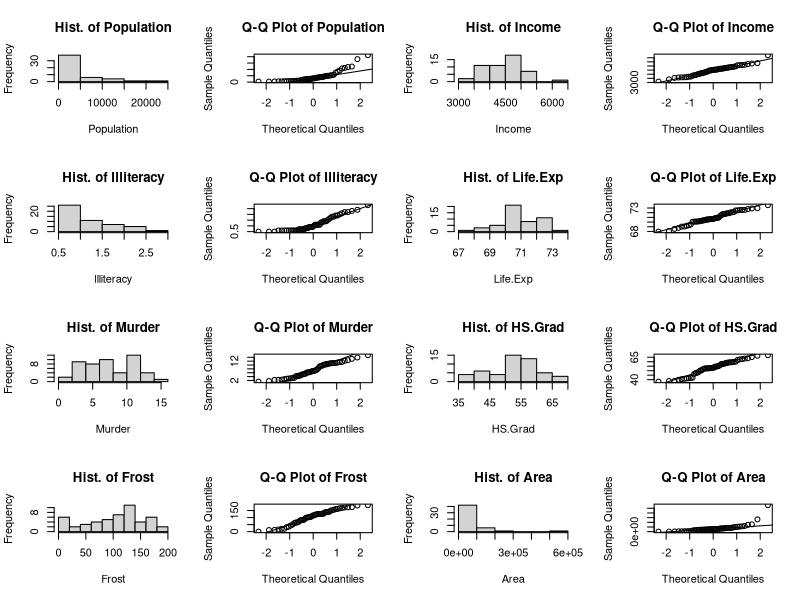
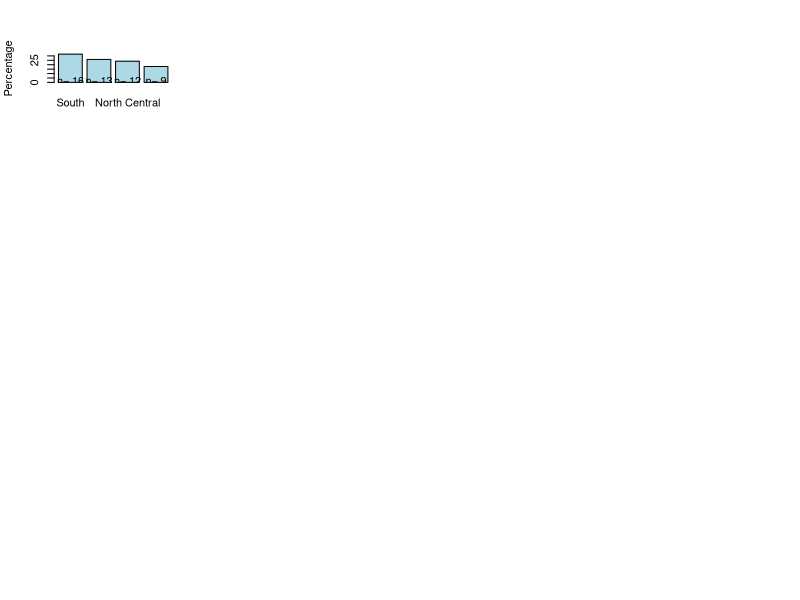
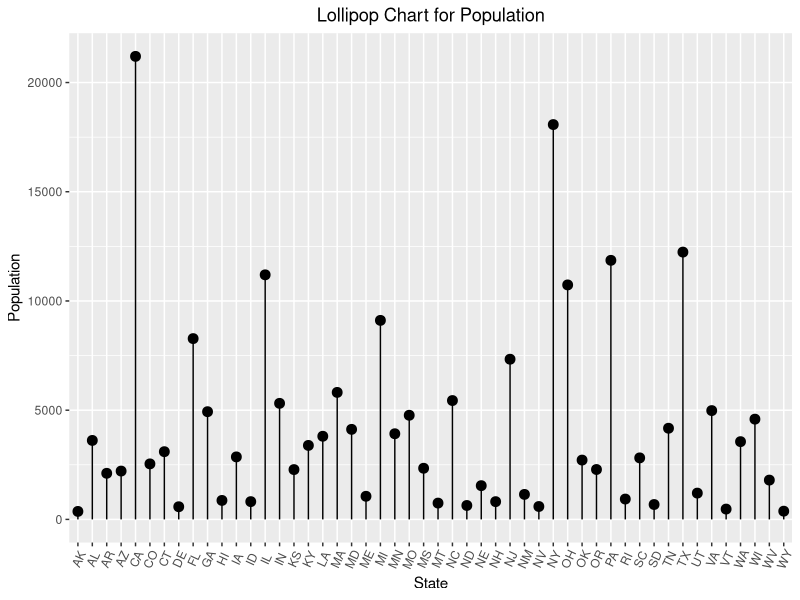
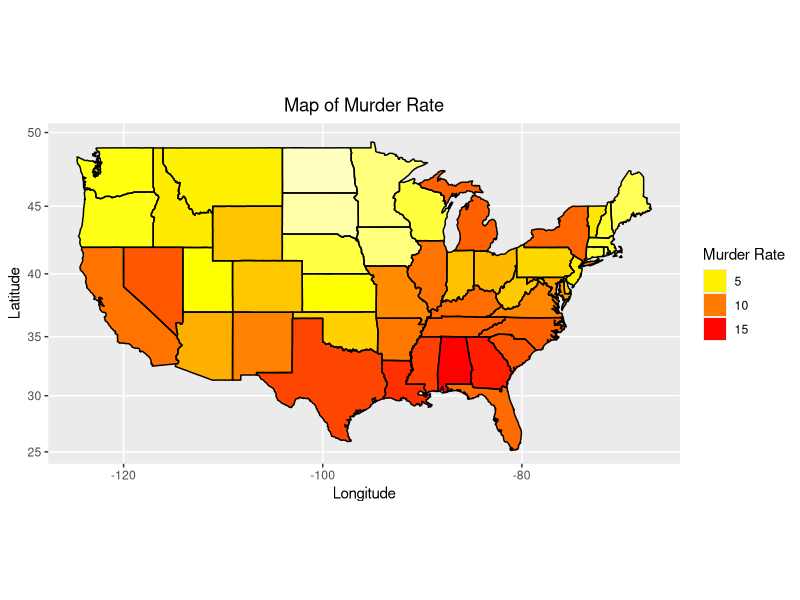
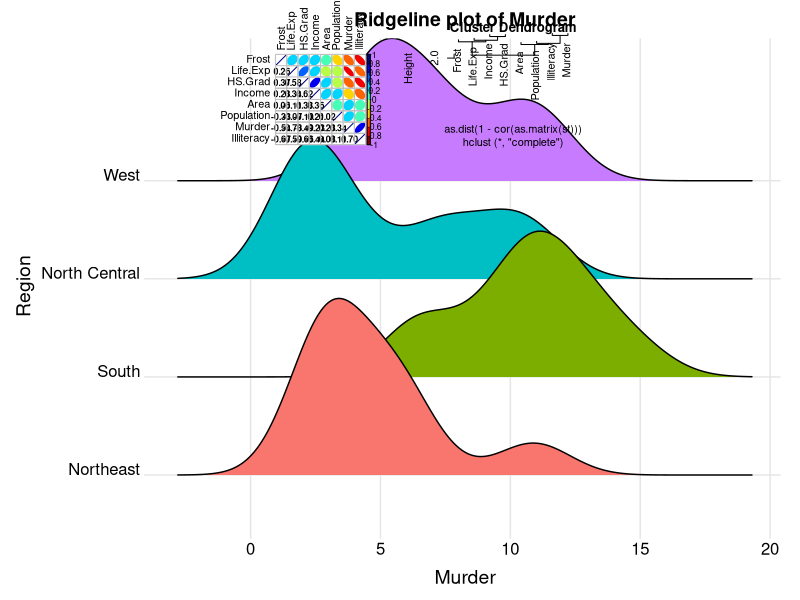
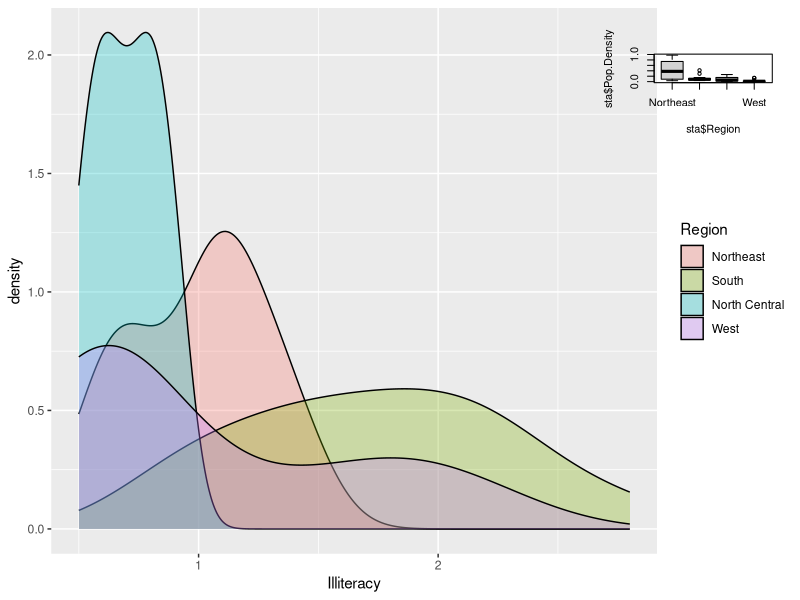
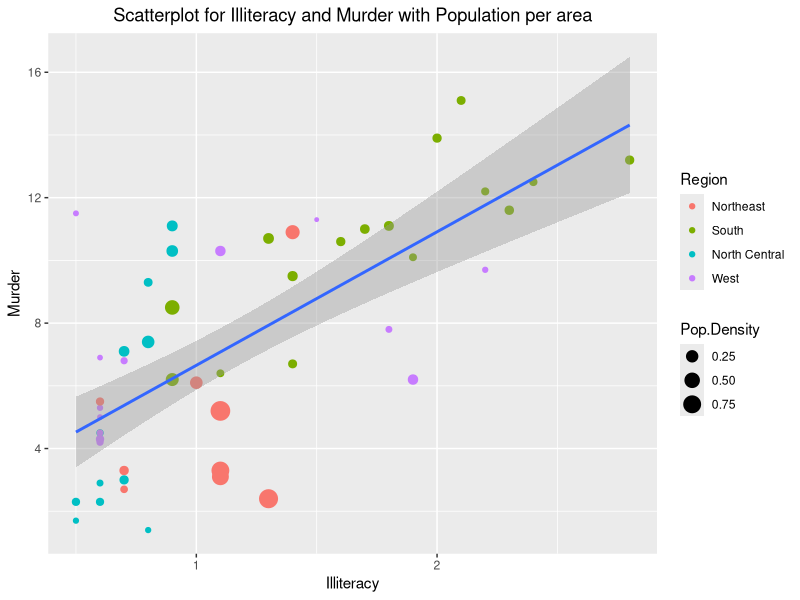
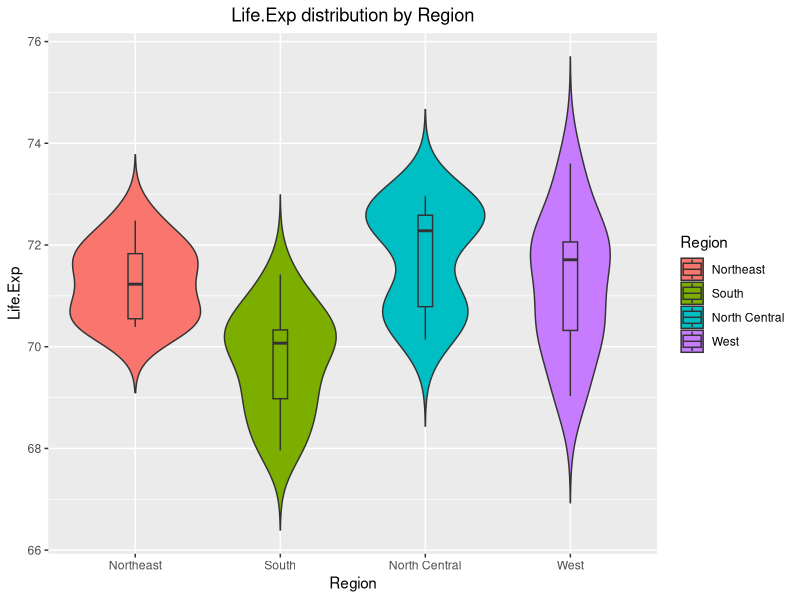

Reproduce these figures in R, in order.
## ---- chunk 1
tem <- data.frame(state.x77)  # transform matrix into data frame
sta <- cbind(state.abb, tem, state.region)
colnames(sta)[1] <- "State"
colnames(sta)[10] <- "Region"
head(sta)
str(sta)
summary(sta)
## ---- chunk 2
library(dplyr)
a <- colnames(sta)[2:9]  # pick up the numeric columns according to the names 
par(mfrow = c(4, 4))  # layout in 4 rows and 4 columns
for (i in 1:length(a)){
  sub = sta[a[i]][,1]
  hist(sub, main = paste("Hist. of", a[i], sep = " "), xlab = a[i])
  qqnorm(sub, main = paste("Q-Q Plot of", a[i], sep = " "))
  qqline(sub) 
  if (i == 1) {s.t <- shapiro.test(sub)
  } else {s.t <- rbind(s.t, shapiro.test(sub))
 }
}
s.t <- s.t[, 1:2]
mode(s.t) = "numeric"  # show shapiro.test result as numeric
s.t <- round(data.frame(s.t), 3)  # round to decimal 3
s.t$data.name <- a
s.t
## ---- chunk 3
counts <- sort(table(sta$Region), decreasing = TRUE)
percentages <- 100 * counts / length(sta$Region)
barplot(percentages, ylab = "Percentage", col = "lightblue")
text(x=seq(0.7, 5, 1.2), 2, paste("n=", counts))
## ---- chunk 4
library(ggplot2)
ggplot(sta, aes(x = State, y = Population)) +
  geom_point(size = 3) +
  geom_segment(aes(x = State, xend = State, y = 0, yend = Population)) +
  labs(title = "Lollipop Chart for Population") +
  theme(plot.title = element_text(hjust = 0.5), axis.text.x = element_text(angle = 65, vjust = 0.6))
## ---- chunk 5
library(maps)
sta$region <- tolower(state.name)  # create new character vector with lowercase states names
states <- map_data("state")  # extract state data
map <- merge(states, sta, by = "region", all.x = T)  # merge states and state.x77 data
map <- map[order(map$order), ]
ggplot(map, aes(x = long, y = lat, group = group)) +  
  geom_polygon(aes(fill = Murder)) +   
  geom_path() + 
  scale_fill_gradientn(colours = rev(heat.colors(10))) +
  coord_map() +
  labs(title = "Map of Murder Rate", x = "Longitude", y = "Latitude") +
  guides(fill = guide_legend(title = "Murder Rate")) +  
  theme(plot.title = element_text(hjust = 0.5))
## ---- chunk 6
library(ggridges)
ggplot(sta, aes(x = Murder, y = Region, fill = Region)) +
  geom_density_ridges() +
  theme_ridges() + 
  labs(title = "Ridgeline plot of Murder") +
  theme(legend.position = "none", plot.title = element_text(hjust = 0.5),
        axis.title.x = element_text(hjust = 0.5), axis.title.y = element_text(hjust = 0.5))
## ---- chunk 7
st <- sta[, 2:9] #take numeric variables as goal matrix
library(ellipse) 
library(corrplot)
corMatrix <- cor(as.matrix(st)) # correlation matrix
col <- colorRampPalette(c("#7F0000", "red", "#FF7F00", "yellow", "#7FFF7F",
                           "cyan", "#007FFF", "blue", "#00007F"))
corrplot.mixed(corMatrix, order = "AOE", lower = "number", lower.col = "black", 
               number.cex = .8, upper = "ellipse",  upper.col = col(10), 
               diag = "u", tl.pos = "lt", tl.col = "black")
## ---- chunk 8
plot(hclust(as.dist(1 - cor(as.matrix(st)))))  # hierarchical clustering
## ---- chunk 9
ggplot(sta, aes(x = Illiteracy, fill = Region)) + geom_density(alpha = 0.3)
## ---- chunk 10
sta$Pop.Density <- sta$Population/sta$Area
boxplot(sta$Pop.Density ~ sta$Region)
model <- aov(sta$Pop.Density ~ sta$Region, sta)
summary(model)
## ---- chunk 11
ggplot(sta, aes(x = Illiteracy, y = Murder)) + 
  geom_point(aes(size = Pop.Density, color = Region)) + 
  geom_smooth(method = 'lm',formula = y ~ x) +  # add regression line
  labs(title = "Scatterplot for Illiteracy and Murder with Population per area") +
  theme(plot.title = element_text(hjust = 0.5))
## ---- chunk 12
ggplot(sta, aes(x = Region, y = Life.Exp, fill = Region)) + 
  geom_violin(trim=FALSE) + 
  geom_boxplot(width=0.1) +
  labs(title = 'Life.Exp distribution by Region') +
  theme(plot.title = element_text(hjust = 0.5))
## ---- chunk 13
# group income into IncomeType first
sta.income <- sta %>% mutate(IncomeType = factor(ifelse(Income < 3500, "Under3500",  
                             ifelse(Income < 4000 & Income >= 3500, "3500-4000",
                                    ifelse(Income < 4500 & Income >= 4000, "4000-4500",
                                           ifelse(Income < 5000 & Income >= 4500, "4500-5000", 
                                                  "Above5000"))))))
ggplot(sta.income, aes(x = Murder, y = Life.Exp)) + 
  geom_point(aes(shape = IncomeType, color = Region, size = HS.Grad)) + 
  geom_smooth(method = 'lm',formula = y ~ x) +
  labs(title = "Murder Vs Life.Exp with HS.Grad and IncomeType by region") +
  theme(plot.title = element_text(hjust = 0.5))
## ---- chunk 14
library(gplots)
st.matrix <- as.matrix(st) # transfer the data frame to matrix
s <- apply(st.matrix, 2, function(y)(y - mean(y)) / sd(y))  # standardize data
a <- heatmap.2(s, 
          col = greenred(75),   #color green red
          density.info = "none", 
          trace = "none", 
          scale = "none", 
          RowSideColors = rainbow(4)[sta$Region],  
          srtCol = 45,  #column labels at 45 degree
          margins = c(5, 8), # bottom and right margins
          lhei = c(5, 15)
) 
legend("topright", levels(sta$Region), fill = rainbow(4), cex = 0.8)  # add legend 
## ---- chunk 15
row.names(st) <- sta$State
stars(st, key.loc = c(13, 1.5), draw.segments = T)   
## ---- chunk 16
pca = prcomp(st, scale = T)  #scale = T to normalize the data
pca
plot(pca)  # plot the amount of variance each principal components captures.
summary(pca)  #shows the importance of the components
percentVar <- round(100 * summary(pca)$importance[2, 1:7], 0) # compute % variances
percentVar
## ---- chunk 17
library(ggfortify)
row.names(sta) <- sta$State
autoplot(prcomp(st,  scale = T), data = sta, 
         colour = 'Region', shape = FALSE, label = TRUE, label.size = 3.5,
         loadings = TRUE, loadings.colour = 'blue', loadings.label = TRUE, 
         loadings.label.size = 4, loadings.label.colour = 'blue')
## ---- chunk 18
lm.data <- sta[, c(2:6, 9:10)]
lm.data <- within(lm.data, Region <- relevel(Region, ref = "South"))  # set region South as reference
model <- lm(Murder ~ .,  data = lm.data)
summary(model)
